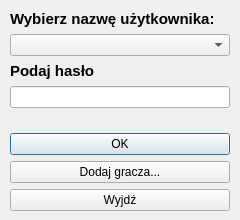
<?xml version="1.0" encoding="UTF-8"?>
<ui version="4.0">
 <class>Dialog</class>
 <widget class="QDialog" name="Dialog">
  <property name="geometry">
   <rect>
    <x>0</x>
    <y>0</y>
    <width>240</width>
    <height>220</height>
   </rect>
  </property>
  <property name="windowTitle">
   <string>Dialog</string>
  </property>
  <widget class="QWidget" name="widget" native="true">
   <property name="geometry">
    <rect>
     <x>10</x>
     <y>10</y>
     <width>221</width>
     <height>201</height>
    </rect>
   </property>
   <widget class="QWidget" name="gridLayoutWidget">
    <property name="geometry">
     <rect>
      <x>0</x>
      <y>0</y>
      <width>220</width>
      <height>201</height>
     </rect>
    </property>
    <layout class="QGridLayout" name="loginWidget">
     <item row="2" column="1">
      <widget class="QComboBox" name="comboBox"/>
     </item>
     <item row="4" column="1">
      <widget class="QLineEdit" name="lineEdit"/>
     </item>
     <item row="3" column="1">
      <widget class="QLabel" name="label_2">
       <property name="enabled">
        <bool>true</bool>
       </property>
       <property name="font">
        <font>
         <pointsize>11</pointsize>
         <weight>75</weight>
         <bold>true</bold>
        </font>
       </property>
       <property name="text">
        <string>Podaj hasło</string>
       </property>
      </widget>
     </item>
     <item row="5" column="1">
      <spacer name="verticalSpacer">
       <property name="orientation">
        <enum>Qt::Vertical</enum>
       </property>
       <property name="sizeHint" stdset="0">
        <size>
         <width>10</width>
         <height>30</height>
        </size>
       </property>
      </spacer>
     </item>
     <item row="6" column="1">
      <widget class="QPushButton" name="okButton">
       <property name="text">
        <string>OK</string>
       </property>
      </widget>
     </item>
     <item row="8" column="1">
      <widget class="QPushButton" name="cancelButton">
       <property name="text">
        <string>Wyjdź</string>
       </property>
      </widget>
     </item>
     <item row="7" column="1">
      <widget class="QPushButton" name="newButton">
       <property name="text">
        <string>Dodaj gracza...</string>
       </property>
      </widget>
     </item>
     <item row="1" column="1">
      <widget class="QLabel" name="label">
       <property name="font">
        <font>
         <pointsize>11</pointsize>
         <weight>75</weight>
         <bold>true</bold>
        </font>
       </property>
       <property name="text">
        <string>Wybierz nazwę użytkownika:</string>
       </property>
      </widget>
     </item>
    </layout>
   </widget>
  </widget>
  <widget class="QWidget" name="widget_2" native="true">
   <property name="geometry">
    <rect>
     <x>240</x>
     <y>10</y>
     <width>221</width>
     <height>201</height>
    </rect>
   </property>
   <widget class="QGroupBox" name="groupBox">
    <property name="geometry">
     <rect>
      <x>0</x>
      <y>0</y>
      <width>221</width>
      <height>201</height>
     </rect>
    </property>
    <property name="title">
     <string>Dodaj nowego użytkownika</string>
    </property>
    <widget class="QWidget" name="verticalLayoutWidget">
     <property name="geometry">
      <rect>
       <x>0</x>
       <y>10</y>
       <width>221</width>
       <height>191</height>
      </rect>
     </property>
     <layout class="QVBoxLayout" name="verticalLayout">
      <item>
       <spacer name="verticalSpacer_3">
        <property name="orientation">
         <enum>Qt::Vertical</enum>
        </property>
        <property name="sizeHint" stdset="0">
         <size>
          <width>20</width>
          <height>20</height>
         </size>
        </property>
       </spacer>
      </item>
      <item>
       <widget class="QLabel" name="label_3">
        <property name="font">
         <font>
          <pointsize>11</pointsize>
          <weight>75</weight>
          <bold>true</bold>
         </font>
        </property>
        <property name="text">
         <string>Nazwa użytkownika:</string>
        </property>
       </widget>
      </item>
      <item>
       <widget class="QLineEdit" name="newUserLine"/>
      </item>
      <item>
       <widget class="QLabel" name="label_4">
        <property name="font">
         <font>
          <pointsize>11</pointsize>
          <weight>75</weight>
          <bold>true</bold>
         </font>
        </property>
        <property name="text">
         <string>Hasło:</string>
        </property>
       </widget>
      </item>
      <item>
       <widget class="QLineEdit" name="newPassLine"/>
      </item>
      <item>
       <spacer name="verticalSpacer_2">
        <property name="orientation">
         <enum>Qt::Vertical</enum>
        </property>
        <property name="sizeHint" stdset="0">
         <size>
          <width>20</width>
          <height>40</height>
         </size>
        </property>
       </spacer>
      </item>
      <item>
       <widget class="QPushButton" name="okAddButton">
        <property name="text">
         <string>Dodaj</string>
        </property>
       </widget>
      </item>
      <item>
       <widget class="QPushButton" name="cancelAddingButton">
        <property name="text">
         <string>Powrót</string>
        </property>
       </widget>
      </item>
     </layout>
     <zorder>label_4</zorder>
     <zorder>newPassLine</zorder>
     <zorder>label_3</zorder>
     <zorder>okAddButton</zorder>
     <zorder>cancelAddingButton</zorder>
     <zorder>verticalSpacer_2</zorder>
     <zorder>newUserLine</zorder>
     <zorder>verticalSpacer_3</zorder>
    </widget>
   </widget>
  </widget>
 </widget>
 <resources/>
 <connections/>
</ui>
